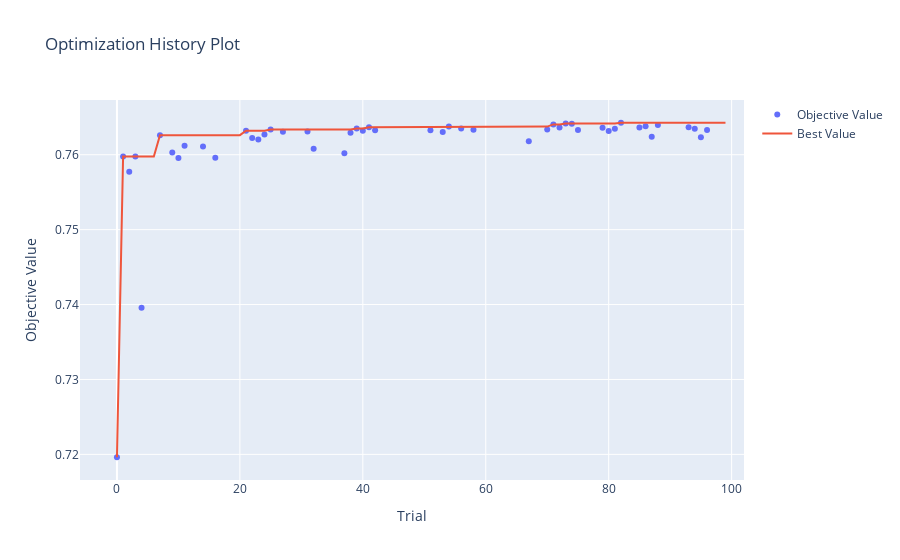
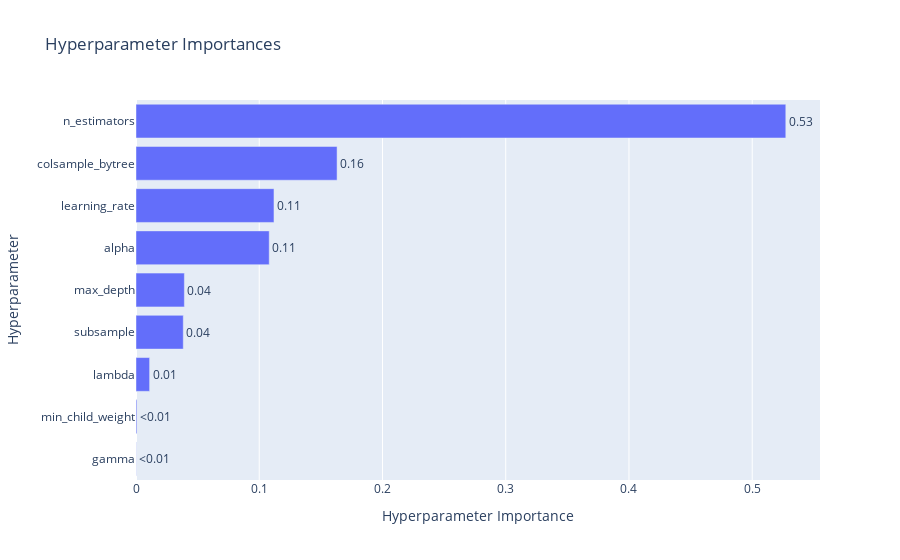

Notebook cell for these charts, in order:
### Code cell
from optuna.visualization import (
    plot_optimization_history,
    plot_param_importances,
)

print("Generating Optuna Visualization Plots...")

# 1. Plot Optimization History
# Shows how the objective value (F1-score in your case) changed over trials.
# You can see if the optimization is converging or if there's still potential for improvement.
fig_history = plot_optimization_history(study_xgb)
fig_history.show()


# 2. Plot Parameter Importances
# Shows which hyperparameters were most influential in determining the objective value.
# This helps you understand which parameters had the biggest impact on your F1-score.
fig_importances = plot_param_importances(study_xgb)
fig_importances.show()

### Figure 1 — Plotly figure (JSON) as saved in the notebook; plotly's stock layout.template omitted (floating-point values rounded to 4 significant figures)
{"data": [{"mode": "markers", "name": "Objective Value", "type": "scatter", "x": [0, 1, 2, 3, 4, 7, 9, 10, 11, 14, 16, 21, 22, 23, 24, 25, 27, 31, 32, 37, 38, 39, 40, 41, 42, 51, 53, 54, 56, 58, 67, 70, 71, 72, 73, 74, 75, 79, 80, 81, 82, 85, 86, 87, 88, 93, 94, 95, 96], "y": [0.7196, 0.7598, 0.7577, 0.7598, 0.7396, 0.7626, 0.7603, 0.7596, 0.7612, 0.7611, 0.7596, 0.7632, 0.7622, 0.762, 0.7627, 0.7634, 0.7631, 0.7631, 0.7608, 0.7602, 0.7629, 0.7635, 0.7632, 0.7637, 0.7633, 0.7633, 0.763, 0.7638, 0.7635, 0.7633, 0.7618, 0.7634, 0.764, 0.7636, 0.7642, 0.7641, 0.7633, 0.7636, 0.7632, 0.7635, 0.7643, 0.7637, 0.7638, 0.7624, 0.764, 0.7637, 0.7635, 0.7623, 0.7633]}, {"mode": "lines", "name": "Best Value", "type": "scatter", "x": [0, 1, 2, 3, 4, 5, 6, 7, 8, 9, 10, 11, 12, 13, 14, 15, 16, 17, 18, 19, 20, 21, 22, 23, 24, 25, 26, 27, 28, 29, 30, 31, 32, 33, 34, 35, 36, 37, 38, 39, 40, 41, 42, 43, 44, 45, 46, 47, 48, 49, 50, 51, 52, 53, 54, 55, 56, 57, 58, 59, 60, 61, 62, 63, 64, 65, 66, 67, 68, 69, 70, 71, 72, 73, 74, 75, 76, 77, 78, 79, 80, 81, 82, 83, 84, 85, 86, 87, 88, 89, 90, 91, 92, 93, 94, 95, 96, 97, 98, 99], "y": [0.7196, 0.7598, 0.7598, 0.7598, 0.7598, 0.7598, 0.7598, 0.7626, 0.7626, 0.7626, 0.7626, 0.7626, 0.7626, 0.7626, 0.7626, 0.7626, 0.7626, 0.7626, 0.7626, 0.7626, 0.7626, 0.7632, 0.7632, 0.7632, 0.7632, 0.7634, 0.7634, 0.7634, 0.7634, 0.7634, 0.7634, 0.7634, 0.7634, 0.7634, 0.7634, 0.7634, 0.7634, 0.7634, 0.7634, 0.7635, 0.7635, 0.7637, 0.7637, 0.7637, 0.7637, 0.7637, 0.7637, 0.7637, 0.7637, 0.7637, 0.7637, 0.7637, 0.7637, 0.7637, 0.7638, 0.7638, 0.7638, 0.7638, 0.7638, 0.7638, 0.7638, 0.7638, 0.7638, 0.7638, 0.7638, 0.7638, 0.7638, 0.7638, 0.7638, 0.7638, 0.7638, 0.764, 0.764, 0.7642, 0.7642, 0.7642, 0.7642, 0.7642, 0.7642, 0.7642, 0.7642, 0.7642, 0.7643, 0.7643, 0.7643, 0.7643, 0.7643, 0.7643, 0.7643, 0.7643, 0.7643, 0.7643, 0.7643, 0.7643, 0.7643, 0.7643, 0.7643, 0.7643, 0.7643, 0.7643]}, {"marker": {"color": "#cccccc"}, "mode": "markers", "name": "Infeasible Trial", "showlegend": false, "type": "scatter", "x": [], "y": []}], "layout": {"title": {"text": "Optimization History Plot"}, "xaxis": {"title": {"text": "Trial"}}, "yaxis": {"title": {"text": "Objective Value"}}}}

### Figure 2 — Plotly figure (JSON) as saved in the notebook; plotly's stock layout.template omitted (floating-point values rounded to 4 significant figures)
{"data": [{"cliponaxis": false, "hovertemplate": ["gamma (FloatDistribution): 0.00015540447860159192<extra></extra>", "min_child_weight (IntDistribution): 0.0007189124629617003<extra></extra>", "lambda (FloatDistribution): 0.011049369863186448<extra></extra>", "subsample (FloatDistribution): 0.03835143304024379<extra></extra>", "max_depth (IntDistribution): 0.0392456621257295<extra></extra>", "alpha (FloatDistribution): 0.10810737643746463<extra></extra>", "learning_rate (FloatDistribution): 0.11195924586312377<extra></extra>", "colsample_bytree (FloatDistribution): 0.1631589857598883<extra></extra>", "n_estimators (IntDistribution): 0.5272536099688002<extra></extra>"], "name": "Objective Value", "orientation": "h", "text": ["<0.01", "<0.01", "0.01", "0.04", "0.04", "0.11", "0.11", "0.16", "0.53"], "textposition": "outside", "type": "bar", "x": [0.0001554, 0.0007189, 0.01105, 0.03835, 0.03925, 0.1081, 0.112, 0.1632, 0.5273], "y": ["gamma", "min_child_weight", "lambda", "subsample", "max_depth", "alpha", "learning_rate", "colsample_bytree", "n_estimators"]}], "layout": {"title": {"text": "Hyperparameter Importances"}, "xaxis": {"title": {"text": "Hyperparameter Importance"}}, "yaxis": {"title": {"text": "Hyperparameter"}}}}
